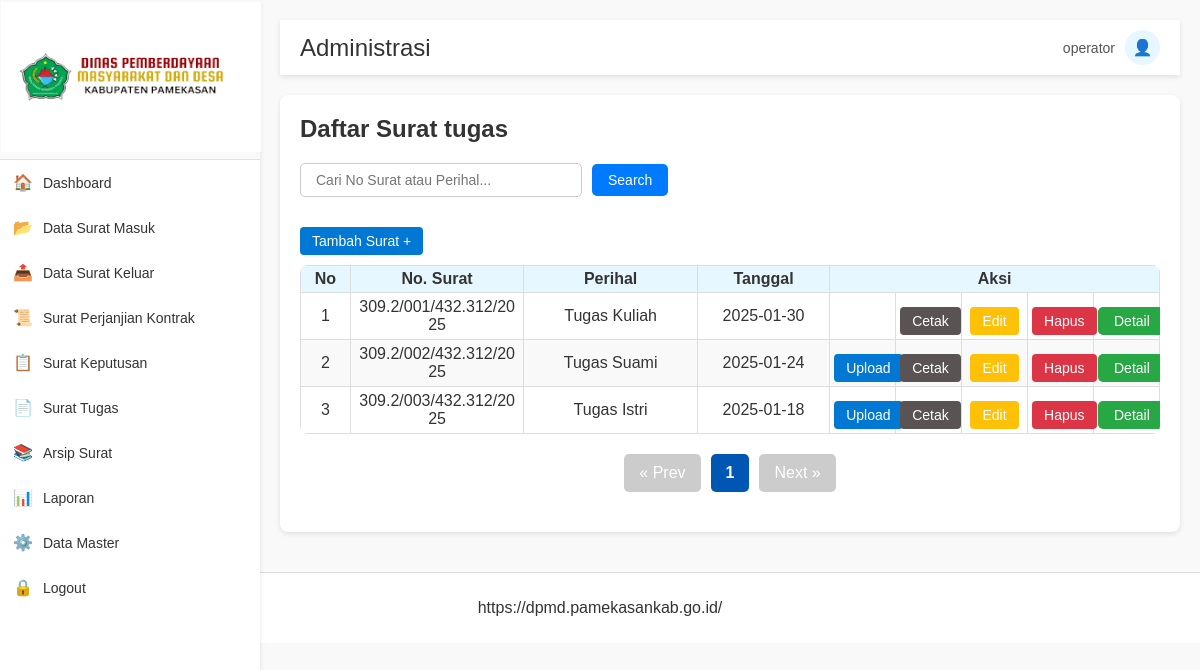
/surat_tugas.php (signed in), run on the app's committed database.
### tables this page shows
CREATE TABLE `surat_tugas` (
  `id_tugas` int(11) NOT NULL,
  `no_tugas` varchar(90) NOT NULL,
  `perihal_tugas` varchar(90) NOT NULL,
  `tgl_tugas` date NOT NULL,
  `agenda_tugas` date NOT NULL,
  `dokumen_tugas` varchar(255) NOT NULL,
  `tugas_input` int(11) DEFAULT NULL
);

### surat_tugas.php (the view, shortened to what this page needs)
<?php
include 'db.php';
$perPage = 10;
$currentPage = isset($_GET['page']) ? (int)$_GET['page'] : 1;
$offset = ($currentPage - 1) * $perPage;
$searchQuery = isset($_GET['search']) ? $_GET['search'] : '';
$totalQuery = "SELECT COUNT(*) AS total FROM surat_tugas WHERE no_tugas LIKE ? OR perihal_tugas LIKE ?";
$stmtTotal = $conn->prepare($totalQuery);
$searchWildcard = "%$searchQuery%";
$stmtTotal->bind_param("ss", $searchWildcard, $searchWildcard);
$stmtTotal->execute();
$resultTotal = $stmtTotal->get_result();
$totalData = $resultTotal->fetch_assoc()['total'];
$totalPages = ceil($totalData / $perPage);
$sql = "SELECT * FROM surat_tugas WHERE no_tugas LIKE ? OR perihal_tugas LIKE ? LIMIT ? OFFSET ?";
$stmt = $conn->prepare($sql);
$stmt->bind_param("ssii", $searchWildcard, $searchWildcard, $perPage, $offset);
$stmt->execute();
$result = $stmt->get_result();
?>
<!DOCTYPE html>
<html lang="en">
<head>
    <link rel="stylesheet" href="style.css">
</head>
<body>
    <div class="sidebar">
        <div class="logo">
            <img src="logo.png" alt="Logo" />
        </div>
        <ul class="sidebar-menu">
            <li><a href="index.php"><span class="icon">🏠</span> Dashboard</a></li>
            <li><a href="surat_masuk.php" ><span class="icon">📂</span> Data Surat Masuk</a></li>
            <li><a href="surat_keluar.php"><span class="icon">📤</span> Data Surat Keluar</a></li>
            <li><a href="surat_perjanjian_kontrak.php" ><span class="icon">📜</span> Surat Perjanjian Kontrak</a></li>
            <li><a href="surat_keputusan.php" ><span class="icon">📋</span> Surat Keputusan</a></li>
            <li><a href="surat_tugas.php"><span class="icon">📄</span> Surat Tugas</a></li>
            <li><a href="arsip.php"><span class="icon">📚</span> Arsip Surat</a></li>
            <li><a href="laporan.php"><span class="icon">📊</span> Laporan</a></li>
            <li><a href="data_master.php"><span class="icon">⚙️</span> Data Master</a></li>
            <li><a href="logout.php"><span class="icon">🔒</span> Logout</a></li>
        </ul>
    </div>
    <div class="main-content">
        <div class="topbar">
            <h2>Administrasi</h2>
            <div class="profile">
                <span><?= htmlspecialchars($_SESSION['role']); ?></span>
                <div class="profile-icon">👤</div>
            </div>
        </div>
        <div class="container">
            <h2>Daftar Surat tugas</h2>
            <form action="surat_tugas.php" method="GET" class="search-container">
                <input type="text" name="search" placeholder="Cari No Surat atau Perihal..." value="<?= htmlspecialchars($searchQuery); ?>" />
                <button type="submit">Search</button>
            </form>
            <a href="tambah_tugas.php" class="btn btn-primary">Tambah Surat +</a>
            <table class="table">
                <thead>
                    <tr>
                        <th>No</th>
                        <th>No. Surat</th>
                        <th>Perihal</th>
                        <th>Tanggal</th>
                        <th colspan="5">Aksi</th>
                    </tr>
                </thead>
                <tbody>
                    <?php if ($result->num_rows > 0): ?>
                        <?php $no = $offset + 1; while ($row = $result->fetch_assoc()): ?>
                            <tr>
                                <td><?= $no++; ?></td>
                                <td><?= htmlspecialchars($row['no_tugas']); ?></td>
                                <td><?= htmlspecialchars($row['perihal_tugas']); ?></td>
                                <td><?= htmlspecialchars($row['tgl_tugas']); ?></td>
                                <td><?php if (empty($row['dokumen_tugas'])): ?>
                                     <a href="upload_tugas.php?id=<?= $row['id_tugas']; ?>" class="btn btn-primary">Upload</a>
                                    <?php endif; ?></td>
                                    <td><a href="cetak_tugas.php?id=<?= $row['id_tugas']; ?>" class="btn btn-success" target="_blank">Cetak</a></td>
                                <td><a href="edit_tugas.php?id=<?= $row['id_tugas']; ?>" class="btn btn-warning">Edit</a></td>
                                <td><a href="?id=<?= $row['id_tugas']; ?>" class="btn btn-danger" onclick="return confirm('Yakin ingin menghapus data?')">Hapus</a></td>
                                <td><a href="detail_tugas.php?id=<?= $row['id_tugas']; ?>" class="btn btn-info">Detail</a></td>
                            </tr>
                        <?php endwhile; ?>
                    <?php else: ?>
                        <tr>
                            <td colspan="5">Tidak ada data.</td>
                        </tr>
                    <?php endif; ?>
                </tbody>
            </table>
            <ul class="pagination">
                <?php if ($currentPage > 1): ?>
                    <li><a href="?page=<?= $currentPage - 1; ?>&search=<?= htmlspecialchars($searchQuery); ?>">&laquo; Prev</a></li>
                <?php else: ?>
                    <li class="disabled"><span>&laquo; Prev</span></li>
                <?php endif; ?>
                <?php for ($i = 1; $i <= $totalPages; $i++): ?>
                    <li>
                        <a href="?page=<?= $i; ?>&search=<?= htmlspecialchars($searchQuery); ?>" class="<?= $i === $currentPage ? 'active' : ''; ?>">
                            <?= $i; ?>
                        </a>
                    </li>
                <?php endfor; ?>
                <?php if ($currentPage < $totalPages): ?>
                    <li><a href="?page=<?= $currentPage + 1; ?>&search=<?= htmlspecialchars($searchQuery); ?>">Next &raquo;</a></li>
                <?php else: ?>
                    <li class="disabled"><span>Next &raquo;</span></li>
                <?php endif; ?>
            </ul>
        </div>
    </div>
    <footer>
        <p>https://dpmd.pamekasankab.go.id/</p>
    </footer>
</body>
</html>

### style.css (style rules this page uses)
body, html { margin: 0; padding: 0; font-family: 'Arial', sans-serif; color: #333; background-color: #f9f9f9; }
.sidebar { width: 260px; height: 100vh; background-color: #ffffff; box-shadow: 0 2px 5px rgba(0, 0, 0, 0.1); position: fixed; top: 0; left: 0; }
.sidebar .logo { text-align: center; padding: 2px 1px; background-color: #f9f9f9; border-bottom: 1px solid #e0e0e0; }
.sidebar .logo img { width: 260px; height: 150px; margin-bottom: 1px; }
.sidebar-menu { list-style: none; padding: 0; margin: 0; }
.sidebar-menu li { padding: 3px; }
.sidebar-menu li a { color: #333; text-decoration: none; display: flex; align-items: center; font-size: 14px; border-radius: 4px; padding: 10px; transition: background-color 0.3s ease; }
.sidebar-menu li a .icon { margin-right: 10px; font-size: 16px; }
.main-content { margin-left: 260px; padding: 20px; }
.topbar { background-color: #ffffff; padding: 10px 20px; display: flex; justify-content: space-between; align-items: center; margin-bottom: 20px; box-shadow: 0 2px 5px rgba(0, 0, 0, 0.1); }
.topbar h2 { margin: 0; color: #333; font-weight: normal; }
.profile { display: flex; align-items: center; gap: 10px; }
.profile span { color: #555; font-size: 14px; }
.profile-icon { width: 35px; height: 35px; background-color: #e6f7ff; color: #0078d4; display: flex; align-items: center; justify-content: center; border-radius: 50%; font-size: 16px; }
.container { background-color: #ffffff; padding: 20px; border-radius: 8px; box-shadow: 0 2px 5px rgba(0, 0, 0, 0.1); }
.container h2 { margin-top: 0; color: #333; }
.table { width: 100%; border-collapse: collapse; margin-top: 10px; border-radius: 8px; overflow: hidden; text-align: center; table-layout: fixed; border-collapse: collapse; }
.table th, .table td { border: 1px solid #ddd; word-wrap: break-word; overflow-wrap: break-word; text-align: left; padding: 8px; }
.table th { background-color: #e6f7ff; color: #333; }
.table td { vertical-align: top; }
.table tr:nth-child(even) { background-color: #f9f9f9; }
.btn { padding: 11px 20px; border-radius: 5px; color: white; text-decoration: none; font-size: 14px; display: inline-block; text-align: center; margin-top: 10px; }
.btn-primary { background-color: #0078d4; }
.btn-warning { background-color: #f39c12; }
.btn-danger { background-color: #e74c3c; }
footer { text-align: center; margin-top: 20px; padding: 10px 0; background-color: #ffffff; color: #333; border-top: 1px solid #ddd; }

### data on the page
surat_tugas: no_tugas "309.2/001/432.312/2025", perihal_tugas "Tugas Kuliah", tgl_tugas "2025-01-30"
surat_tugas: no_tugas "309.2/002/432.312/2025", perihal_tugas "Tugas Suami", tgl_tugas "2025-01-24"
surat_tugas: no_tugas "309.2/003/432.312/2025", perihal_tugas "Tugas Istri", tgl_tugas "2025-01-18"

### other printed values
$_SESSION['role'] "operator"
